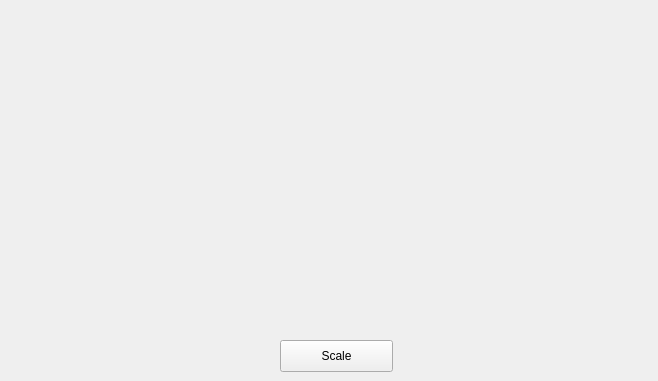
<?xml version="1.0" encoding="UTF-8"?>
<ui version="4.0">
 <class>PlotWindow</class>
 <widget class="QWidget" name="PlotWindow">
  <property name="geometry">
   <rect>
    <x>0</x>
    <y>0</y>
    <width>658</width>
    <height>381</height>
   </rect>
  </property>
  <property name="sizePolicy">
   <sizepolicy hsizetype="Preferred" vsizetype="Preferred">
    <horstretch>0</horstretch>
    <verstretch>0</verstretch>
   </sizepolicy>
  </property>
  <property name="windowTitle">
   <string>Form</string>
  </property>
  <widget class="BasicPlot" name="plot" native="true">
   <property name="geometry">
    <rect>
     <x>20</x>
     <y>10</y>
     <width>621</width>
     <height>321</height>
    </rect>
   </property>
   <property name="sizePolicy">
    <sizepolicy hsizetype="Expanding" vsizetype="Expanding">
     <horstretch>0</horstretch>
     <verstretch>0</verstretch>
    </sizepolicy>
   </property>
  </widget>
  <widget class="QPushButton" name="pushButton">
   <property name="geometry">
    <rect>
     <x>280</x>
     <y>340</y>
     <width>113</width>
     <height>32</height>
    </rect>
   </property>
   <property name="text">
    <string>Scale</string>
   </property>
  </widget>
 </widget>
 <customwidgets>
  <customwidget>
   <class>BasicPlot</class>
   <extends>QWidget</extends>
   <header>../qtPlot/BasicPlot.hpp</header>
   <container>1</container>
  </customwidget>
 </customwidgets>
 <resources/>
 <connections/>
</ui>
